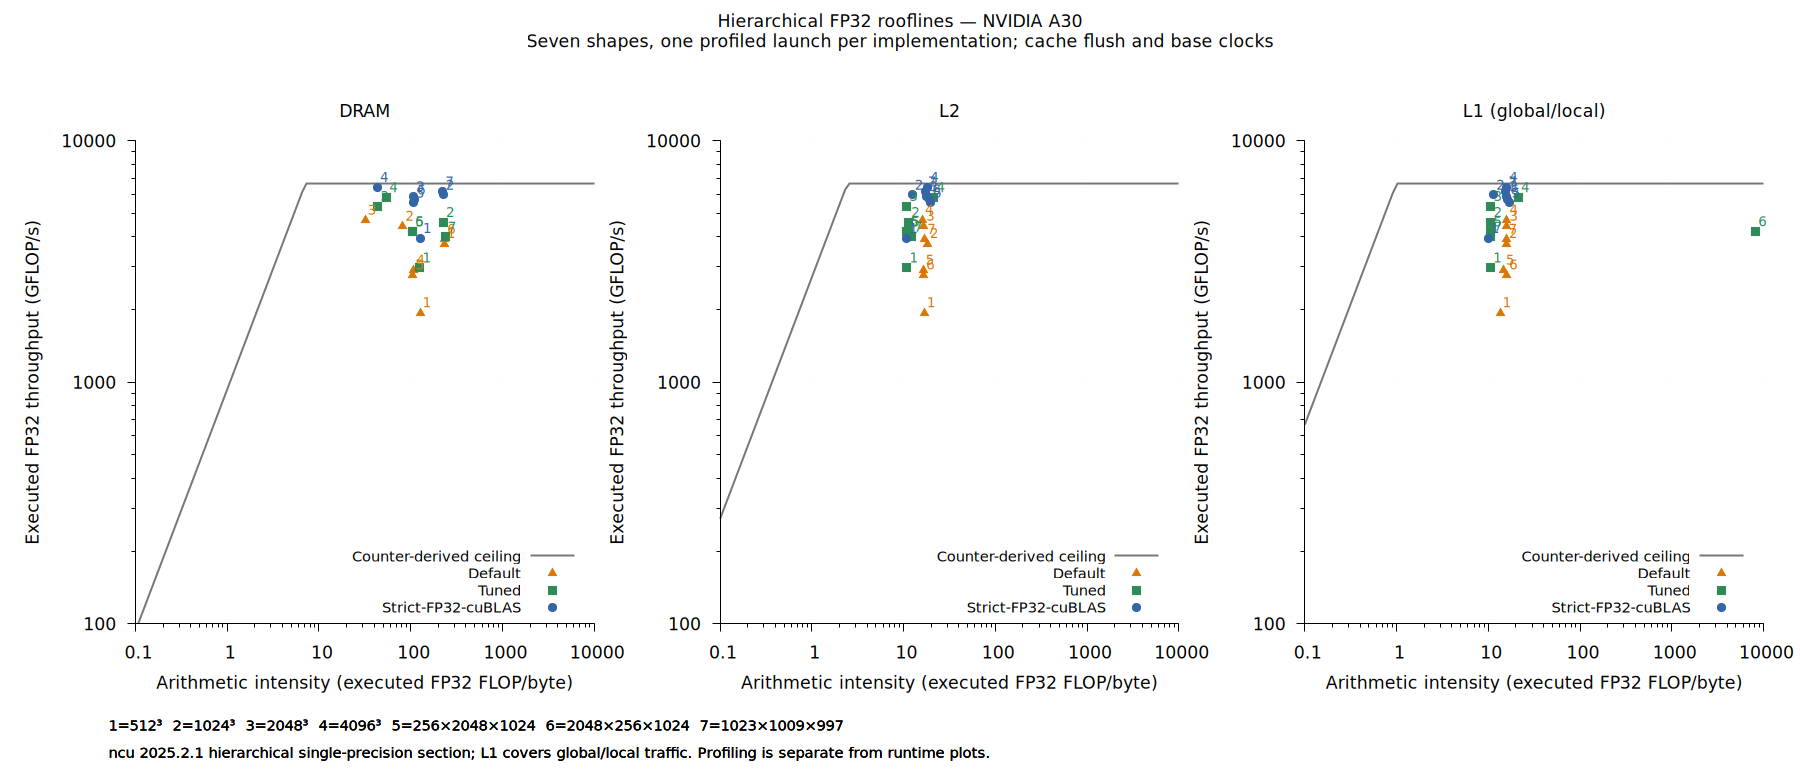

Generate this figure with gnuplot:
# Run from example/matmul/results: gnuplot hierarchical-roofline.gnuplot
set terminal pngcairo size 1800,780 enhanced font 'DejaVu Sans,13'
set output 'hierarchical-roofline.png'
set datafile separator ','
set logscale xy
set xrange [0.1:10000]
set yrange [100:10000]
set grid xtics ytics lc rgb '#dddddd'
set border 3
set tics out nomirror
set xlabel 'Arithmetic intensity (executed FP32 FLOP/byte)'
set ylabel 'Executed FP32 throughput (GFLOP/s)'
set key bottom right opaque font ',11'
set multiplot layout 1,3 title "Hierarchical FP32 rooflines — NVIDIA A30\nSeven shapes, one profiled launch per implementation; cache flush and base clocks" margins 0.075,0.98,0.20,0.82 spacing 0.07,0.04
set label 1 '1=512³  2=1024³  3=2048³  4=4096³  5=256×2048×1024  6=2048×256×1024  7=1023×1009×997' at screen 0.06,0.07 font ',11'
set label 2 'ncu 2025.2.1 hierarchical single-precision section; L1 covers global/local traffic. Profiling is separate from runtime plots.' at screen 0.06,0.035 font ',11'
# Ceilings are medians of the 21 counter-derived per-launch ceilings.
stats 'roofline-ceilings.csv' every ::1 using 2 nooutput
compute=STATS_median
levels='DRAM L2 L1'
colors='#d97706 #2e8b57 #3465a4'
implementations='default tuned cublas'
labels='Default Tuned Strict-FP32-cuBLAS'
markers='9 5 7'
do for [panel=1:3] {
 level=word(levels,panel)
 stats 'roofline-ceilings.csv' every ::(panel)::(panel) using 3 nooutput
 bandwidth=STATS_mean
 set title (panel==3 ? 'L1 (global/local)' : level)
 plot (x*bandwidth<compute ? x*bandwidth : compute) with lines lw 2 lc rgb '#777777' title 'Counter-derived ceiling', \
      for [impl=1:3] 'roofline-points.csv' every ::1 using (strcol(3) eq level && strcol(2) eq word(implementations,impl) ? $4 : 1/0):5 with points pt int(word(markers,impl)) ps 1.35 lc rgb word(colors,impl) title word(labels,impl), \
      for [impl=1:3] 'roofline-points.csv' every ::1 using (strcol(3) eq level && strcol(2) eq word(implementations,impl) ? $4 : 1/0):5:(sprintf('%d',int(($0-1)/9)+1)) with labels offset char 0.6,0.5 font ',10' tc rgb word(colors,impl) notitle
}
unset multiplot
